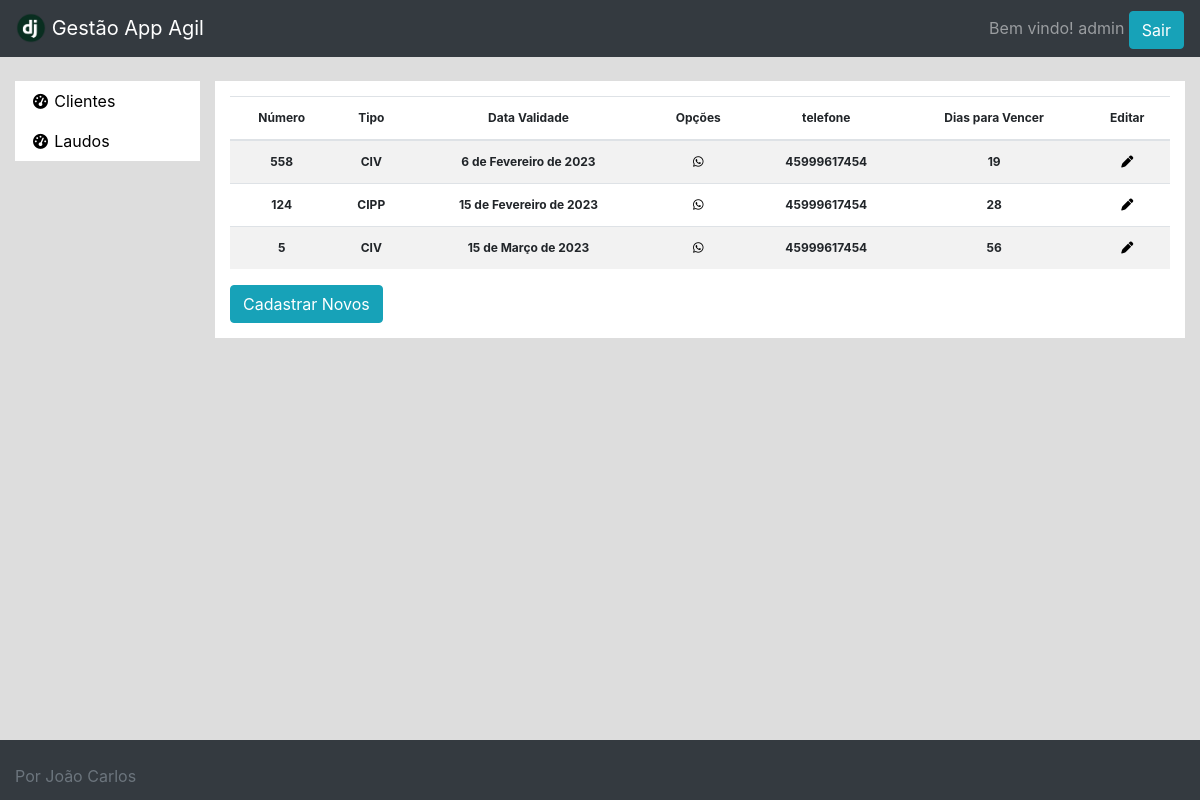
Screenshot of /clientes/laudo_list/ (signed in) with the database file from the repository.
### clientes/models.py (models this page shows, shortened)
class Laudo(models.Model):
    CIPP = 'CIPP'
    CIV = 'CIV'
    DATE_INPUT_FORMATS = ['%d/%m/%Y']
    numero = models.IntegerField(unique=True)
    cliente = models.ForeignKey(Person, on_delete=models.CASCADE, null=True, blank=True)
    tipo = models.CharField(max_length=4, choices=[(CIV, 'CIV'),(CIPP, 'CIPP')])
    dataLaudo = models.DateField()
    placa = models.CharField(help_text="formato XXX-XXXX", max_length=8)
    dataValidade = models.DateField()
    def get_days_left(self):
        return (self.dataValidade-date.today()).days

class Person(models.Model):
    name = models.CharField(max_length=60)
    email = models.EmailField(blank=True, null=True)
    whatsapp = models.PositiveBigIntegerField(validators=[MaxValueValidator(99999999999)],
                help_text="DD-9XXXX XXXX sem os espaços",
                unique=True)
    sucess_url = reverse_lazy('home')

### clientes/views.py (the view)
# urls.py: path('laudo_list/', login_required(LaudoList), name="laudo_list"),
def LaudoList(request):
    laudos = Laudo.objects.all().order_by('dataValidade')
    for laudo in laudos:
        laudo.vencimento = laudo.get_days_left()
    return render(request, 'clientes/laudo_list.html', {'object_list':laudos})

### clientes/templates/clientes/laudo_list.html (shortened to what this page needs)
{% extends 'base.html' %}
{% load bootstrap %}
{% block main %}
    <table class="table table-striped">
        <thead>
        <tr>
            <th scope="col">Número</th>
            <th scope="col">Tipo</th>
            <th scope="col">Data Validade</th>
            <th scope="col">Opções</th>
            <th scope="col">telefone</th>
            <th scope="col">Dias para Vencer</th>
            <th scope="col">Editar</th>
        </tr>
        </thead>
        <tbody>
        {% for laudo in object_list %}
            <tr>
                <th>{{ laudo.numero }}</th>
                <th>{{ laudo.tipo }}</th>
                <th>{{ laudo.dataValidade }}</th>
                <th><a href="{% url 'prepare' laudo.pk %}"><i class="fa-brands fa-whatsapp"></a></i></th>
                <th>{{ laudo.cliente.whatsapp }}</th>
                <th>{{ laudo.vencimento }}</th>
                <th><a href="{% url 'laudo_update' laudo.id %}"><i class="fa-solid fa-pen"></i></a></th>
            </tr>
        {% endfor %}
        </tbody>
    </table>
        <a href="{% url 'laudo_create' %}"><button class="btn btn-info">Cadastrar Novos</button></a>
        <br/>
    </div>
{% endblock %}
{% block footer %}
    {% include 'footer.html' %}
{% endblock %}

### templates/base.html (shortened to what this page needs)
{% load static %}
<!doctype html>
<html lang="en">
<head>
    <link rel="stylesheet" href="https://cdn.jsdelivr.net/npm/bootstrap@4.3.1/dist/css/bootstrap.min.css">
    <link rel="stylesheet" href="https://cdn.jsdelivr.net/npm/bootstrap@5.1.0/dist/js/bootstrap.bundle.min.js">
    <link rel="stylesheet" href="https://cdnjs.cloudflare.com/ajax/libs/font-awesome/6.2.0/css/all.min.css"/>
    <link rel="stylesheet" href="{% static 'style.css' %}"/>
    <link rel="stylesheet" href="https://cdnjs.cloudflare.com/ajax/libs/datepicker/0.6.5/datepicker.min.css" />
</head>
<body>
    <div class="wrapper">
        <nav class="navbar navbar-dark bg-dark">
            <div class="row">
                <div class="col">
                    <a class="navbar-brand" href="{% url 'home' %}">
                    <img src="{% static 'pngegg.png' %}"
                    width="30" height="30" class="d-inline-block align-top" alt="">
                    Gestão App Agil
                    </a>
                </div>
            </div>
            <div>
                {% if user.is_authenticated %}
                    <span class="navbar-text">Bem vindo! {{ user.username }}</span>
                    <a href="{% url 'logout' %}"><button class="btn btn-info">Sair</button></a>
                {% else %}
                    <span class="navbar-text"Faça o login</span>
                    <button class="btn btn-info"><a href="{% url 'login' %}">Login</a></button>
                {% endif %}
            </div>
        </nav>
        <br/>
        <div class="container-fluid">
            <div class="row dashboard-layout">
                <div class="col-2" id="clientes-list">
                    <div class="menu">
                        <ul class="nav flex-column">
                            <li class="nav-item">
                                <a class="nav-link" href="{% url 'person_list'%}">
                                    <i class="fas fa-fw fa-tachometer-alt"></i>
                                    <span>Clientes</span>
                                </a>
                            </li>
                        </ul>
                        <ul class="nav flex-column">
                            <li class="nav-item">
                                <a class="nav-link" href="{% url 'laudo_list' %}">
                                    <i class="fas fa-fw fa-tachometer-alt"></i>
                                    <span>Laudos</span>
                                </a>
                            </li>
                        </ul>
                    </div>
                </div>
                <div class="col-10" id="dashboard">
                    <div class="conteudo">
                        {% block main %}
                        {% endblock %}
                    </div>
                    </div>
                </div>
            </div>
    {% block footer %}
    {% endblock %}
</body>
</html>

### static/style.css (style rules this page uses)
body { min-width: 100%; min-height: 100%; background-color: #d4d4d4c9; }
a:link { text-decoration: none; color: black; }
.wrapper { max-width: 100%; padding: 0px; height: 100%; }
.conteudo { padding: 15px; }
.menu { background-color: white; }
#clientes-list { padding-right: 0%; }
.conteudo { background-color: white; }
.nav-link { color:black; }
.nav-item i { font-size: 15px; }
.table { align-items: center; text-align: center; }
.table tr { font-size: 12px; }

### rows the page displays
Laudo: numero "558", tipo "CIV", dataValidade "6 de Fevereiro de 2023", cliente.whatsapp "45999617454", vencimento "19"
Laudo: numero "124", tipo "CIPP", dataValidade "15 de Fevereiro de 2023", cliente.whatsapp "45999617454", vencimento "28"
Laudo: numero "5", tipo "CIV", dataValidade "15 de Março de 2023", cliente.whatsapp "45999617454", vencimento "56"

### other values shown
{{ user.username }} "admin"
